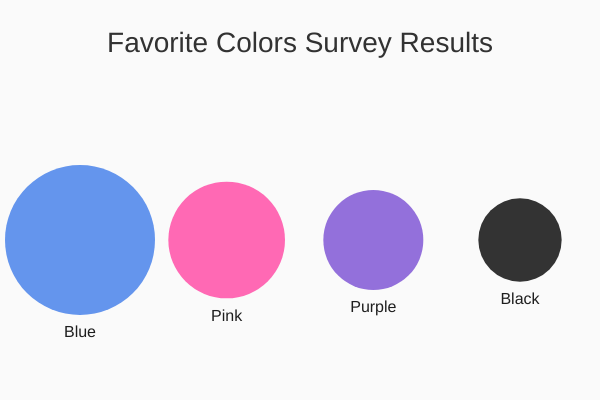
Frame 1 (no input)
Frame 60 (no input): identical to frame 1, image omitted
Frame 120 (the mouse pressed at the canvas centre since frame 60): identical to frame 1, image omitted

The p5.js sketch that drew this single still picture (run headless with seeded random() and noise() and a simulated clock; from frame 60 on, the mouse is pressed at the canvas centre):

// p5.js sketch
// ── sketch.js
let data = [
  { color: 'Blue', value: 12, hex: '#6495ED' },
  { color: 'Pink', value: 8, hex: '#FF69B4' },
  { color: 'Purple', value: 6, hex: '#9370DB' },
  { color: 'Black', value: 4, hex: '#333333' }
];

let maxValue;

function setup() {
  createCanvas(600, 400);
  textAlign(CENTER, CENTER);
  textSize(16);
  maxValue = max(data.map(d => d.value));
}

function draw() {
  background(250);

  // Canvas heading
  fill(50);
  textSize(28);
  textAlign(CENTER, TOP);
  text("Favorite Colors Survey Results", width / 2, 30); // top padding = 30px
let margin = 80;
let spacing = (width - 2 * margin) / (data.length - 1);
let yOffset = height / 2 + 40;

for (let i = 0; i < data.length; i++) {
  let x = margin + i * spacing;
  let y = yOffset;
  let size = map(data[i].value, 0, maxValue, 50, 150);
  // Hover detection
  let d = dist(mouseX, mouseY, x, y);
  let isHovering = d < size / 2;

  // Draw circle
  noStroke();
  fill(data[i].hex);
  ellipse(x, y, size);

  // Color label
  fill(30);
  textSize(16);
  textAlign(CENTER, TOP);
  text(data[i].color, x, y + size / 2 + 10);

  // Votes on hover
  if (isHovering) {
    fill(0);
    text(`${data[i].value} votes`, x, y - size / 2 - 20);
    }
  }
}
